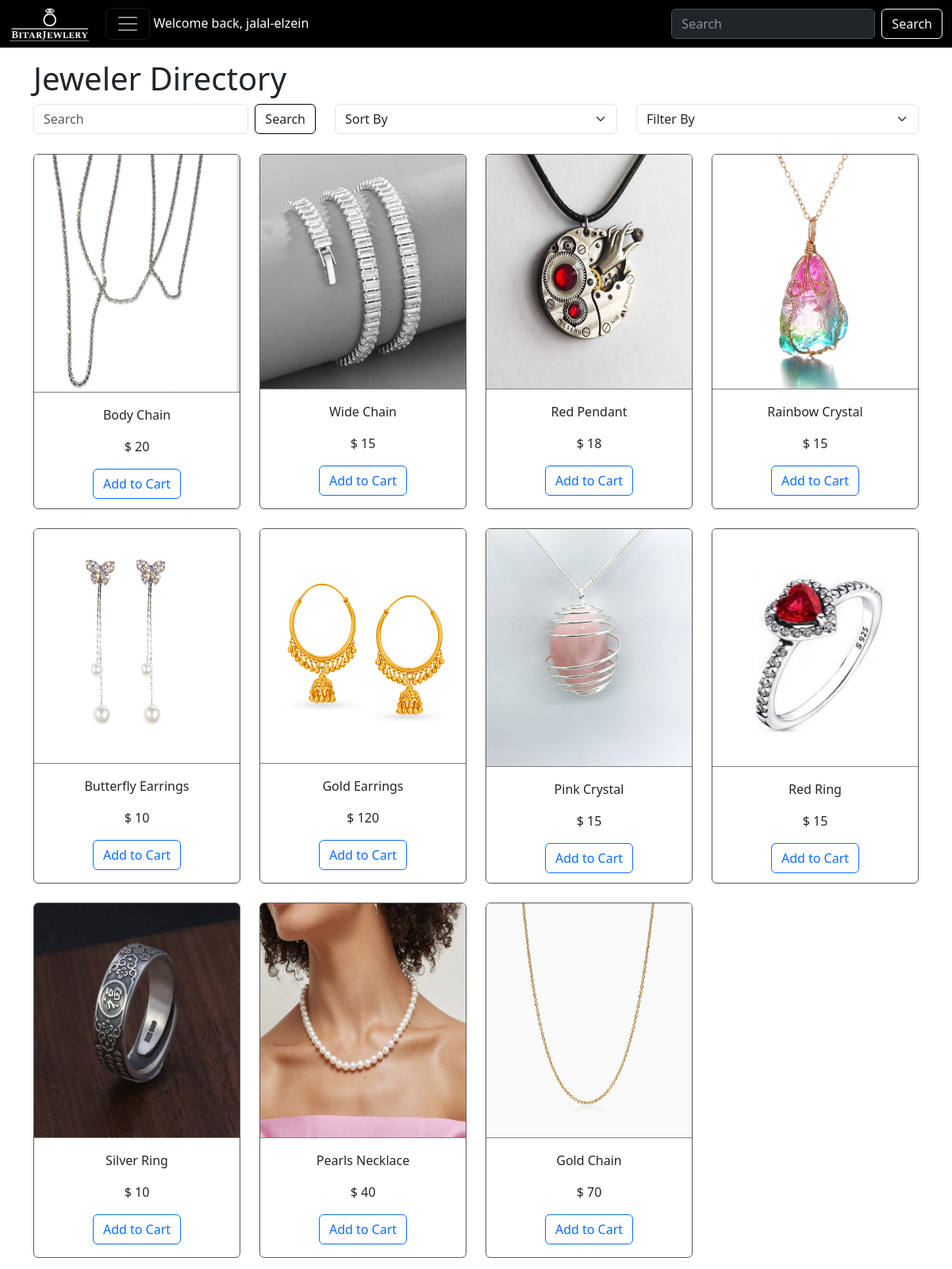
Page /pages/home.php (signed in) on the committed database.
### tables this page shows
CREATE TABLE `product` (`id` INT NOT NULL AUTO_INCREMENT , `name` TEXT NOT NULL , `description` TEXT NULL , `type` TEXT NOT NULL,`price` FLOAT NOT NULL , `stock` INT NOT NULL , `image` TEXT NULL , PRIMARY KEY (`id`));

### pages/home.php (the view, shortened to what this page needs)
<!DOCTYPE html>
<html lang="en">
<head>
    <link href="https://cdn.jsdelivr.net/npm/bootstrap@5.3.0-alpha3/dist/css/bootstrap.min.css" rel="stylesheet"
>
    <link rel="stylesheet" href="../styles/mystyle.css">
    <link rel="stylesheet" href="../styles/jalaloveramal.css">
    <link rel="stylesheet" href="https://cdnjs.cloudflare.com/ajax/libs/font-awesome/5.15.3/css/all.min.css"
 />
</head>
<body>
    <nav class="navbar fixed-top my-bg-primary" data-bs-theme="dark">
      <div class="container-fluid">
        <div>
          <a class="navbar-brand my-text-secondary">
            <img src="../images/logo.png" alt="Logo" width="100px" />
          </a>
          <button class="navbar-toggler" type="button" data-bs-toggle="collapse" data-bs-target="#navbarNav"
            aria-controls="navbarNav" aria-expanded="false" aria-label="Toggle navigation">
            <span class="navbar-toggler-icon"></span>
          </button>
          <span style="color: white;">
            <?php
              echo "Welcome back, ";
              echo $_SESSION["username"];
            ?>
          </span>
        </div>
        <form class="d-none d-sm-flex" role="search">
          <input class="form-control me-2" type="search" placeholder="Search" aria-label="Search" />
          <button class="btn btn-outline-light" type="submit">
            Search
          </button>
        </form>
      </div>
    </nav>
    <div class="container" style="margin-top: 75px;">
      <h1>Jeweler Directory</h1>
      <div class="row">
        <div class="col">
          <form class="d-flex" role="search">
            <input class="form-control me-2" type="search" placeholder="Search" aria-label="Search" id="search-key">
            <button type="button" class="btn btn-outline-dark">Search</button>
          </form>
        </div>
        <div class="col">
          <select class="form-select" aria-label="multiple select example">
            <option selected>Sort By</option>
          </select>
        </div>
        <div class="col">
          <select class="form-select" aria-label="multiple select example">
            <option value="defualt" id="default">Filter By</option>
          </select>
        </div>
      </div>
    </div>
    <div class="container text-center" style="margin-top: 15px;">
      <div class="row">
        <?php
        $dbhost = "127.0.0.1";
        $dbname = "bitar_db";
        $dbuser = "root";
        $dbpass = "";
        $db = null;
        try {
          $db = new PDO("mysql:host=$dbhost;dbname=$dbname", $dbuser, $dbpass);
        } catch (PDOException $e) {
          print("Error: " . $e->getMessage() . "<br/>");
          die();
        }
        $qry = "SELECT * FROM product;";
        $res = $db->query($qry);
        foreach ($res as $prod) {
          echo '<div class="col-sm-3 col-xs-12">
          <div class="card">
            <img src="../pics/' . $prod["image"] . '" class="card-img-top">
            <div class="card-body">
              <p class="card-text">' . $prod["name"] . '</p>
              <p class="card-text">
                <span>$</span>
                <span>' . $prod["price"] . '</span>
              </p>
              <button class="btn btn-outline-primary">Add to Cart</button>
            </div>
          </div>
        </div>';
        }
        ?>
      </div>
    </div>
  </body>
</html>

### styles/mystyle.css (style rules this page uses)
body { margin: 0px; }
.card-img-top { height: 300px; }
.card { border: solid rgb(91, 89, 89) 1px; }

### styles/jalaloveramal.css (style rules this page uses)
:root { --color-primary: #000; --color-secondary: #fff; --max-img-size: 295px; }
.my-bg-primary { background-color: var(--color-primary); }
.card { height: 95%; margin: 10px 0px; }
img { height: 75%; border-bottom: 1px solid gray; }
.btn-outline-dark { --bs-btn-border-color: black; --bs-btn-hover-bg: black; }

### rows in the picture
product: image (picture), name "Body Chain", price "20"
product: image (picture), name "Wide Chain", price "15"
product: image (picture), name "Red Pendant", price "18"
product: image (picture), name "Rainbow Crystal", price "15"
product: image (picture), name "Butterfly Earrings", price "10"
product: image (picture), name "Gold Earrings", price "120"
product: image (picture), name "Pink Crystal", price "15"
product: image (picture), name "Red Ring", price "15"
product: image (picture), name "Silver Ring", price "10"
product: image (picture), name "Pearls Necklace", price "40"
product: image (picture), name "Gold Chain", price "70"

### other values in the picture
$_SESSION["username"] "jalal-elzein"
